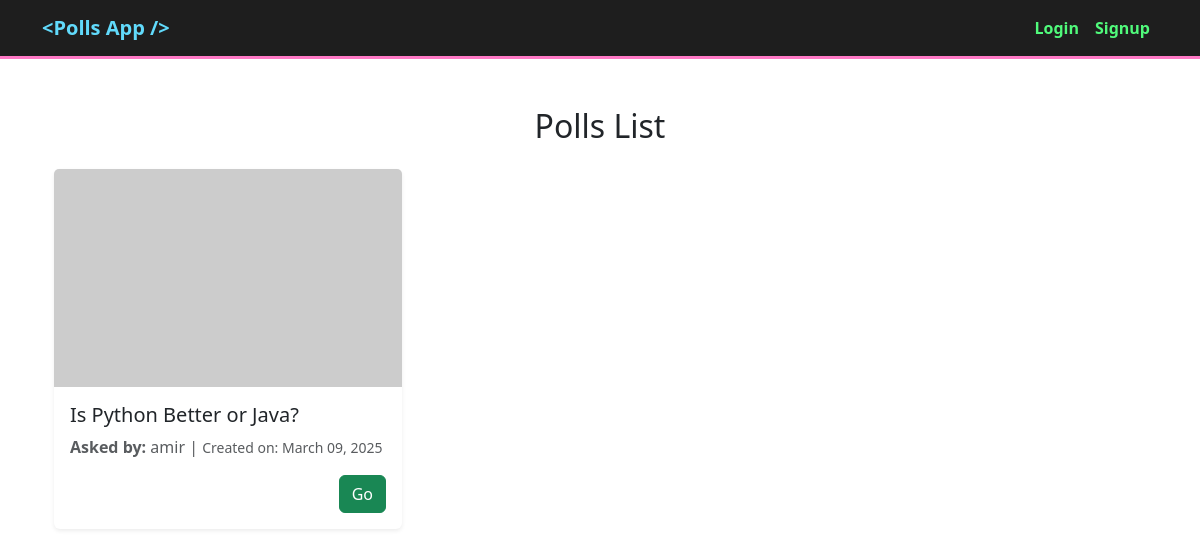
The app's page /, older data.
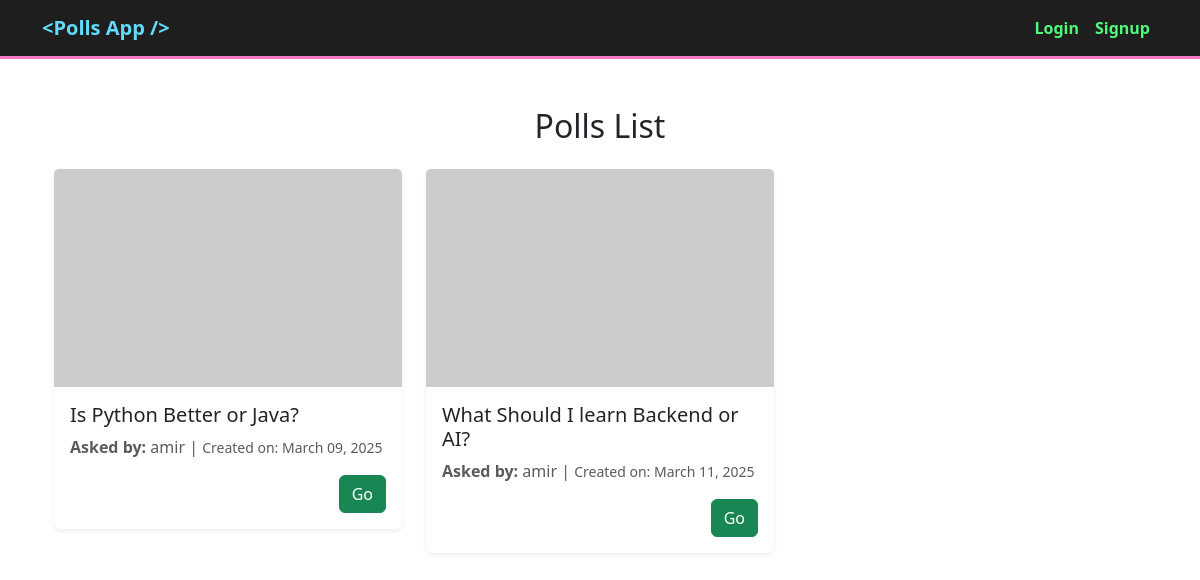
The same page, newer data.
### polls/models.py (models this page shows, shortened)
class Poll(models.Model):
    question = models.CharField(max_length=700)
    user = models.ForeignKey(get_user_model(), on_delete=models.CASCADE)
    description = models.TextField(blank=True)
    up_vote = models.PositiveIntegerField(default=0)
    down_vote = models.PositiveIntegerField(default=0)
    upvoted_by = models.ManyToManyField(get_user_model(), related_name='upvoted_polls', blank=True)
    downvoted_by = models.ManyToManyField(get_user_model(), related_name='downvoted_polls', blank=True)
    datetime_created = models.DateTimeField(auto_now_add=True)
    datetime_modified = models.DateTimeField(auto_now=True)
    def get_absolute_url(self):
        return reverse('poll_detail', args=[self.id])

### accounts/models.py (models this page shows)
class CustomUser(AbstractUser):
    ROLE_CHOICES = [
        ('M', 'Manager'),
        ('E', 'Employee'),
        ('S', 'Student'),
        ('O', 'Other'),
    ]
    role = models.CharField(choices=ROLE_CHOICES, max_length=1, default=ROLE_CHOICES[3][0])

### polls/views.py (the view)
# urls.py: path('', poll_list_view, name='polls_list'),
def poll_list_view(request):
    polls = Poll.objects.all()
    return render(request, 'polls/polls_list.html', context={
        'polls': polls,
    })

### polls/templates/polls/polls_list.html (shortened to what this page needs)
{% extends '_base.html' %}
{% block content %}
    <div class="container mt-5">
        <h2 class="text-center mb-4">Polls List</h2>
        <div class="row">
            {% for poll in polls %}
                <div class="col-md-4 mb-4">
                    <div class="card shadow-sm border-0 rounded">
                        <img src="https://placehold.co/400x250" class="card-img-top" alt="Poll Image">
                        <div class="card-body d-flex flex-column">
                            <h5 class="card-title">{{ poll.question }}</h5>
                            <p class="card-text text-muted"><strong>Asked by:</strong> {{ poll.user }} | <small>Created
                                on:</strong> {{ poll.datetime_created|date:"F d, Y" }}</small></p>
                            <div class="mt-auto d-flex justify-content-end">
                                <a href="{{ poll.get_absolute_url }}" class="btn btn-success">Go</a>
                            </div>
                        </div>
                    </div>
                </div>
            {% endfor %}
        </div>
    </div>
{% endblock content %}

### templates/_base.html (shortened to what this page needs)
<!doctype html>
<html lang="en">
<head>
    <link href="https://cdn.jsdelivr.net/npm/bootstrap@5.3.3/dist/css/bootstrap.min.css"
          rel="stylesheet"
>
</head>
<body>
    <nav class="navbar navbar-expand-lg" style="background-color: #1e1e1e; border-bottom: 3px solid #ff79c6;">
        <div class="container">
            <a class="navbar-brand" href="{% url 'polls_list' %}" style="color: #61dafb; font-weight: bold;">&lt;Polls App /&gt;</a>
            <div class="collapse navbar-collapse" id="navbarNav">
                <ul class="navbar-nav ms-auto d-flex align-items-center">
                    {% if user.is_authenticated %}
                        <li class="nav-item d-flex align-items-center">
                            <span class="me-2" style="color: #f8f8f2;">{{ user.username|capfirst }}</span>
                            <a class="nav-link" href="{% url 'account_logout' %}"
                               style="color: #50fa7b; font-weight: bold; transition: 0.3s;">Logout</a>
                        </li>
                    {% else %}
                        <li class="nav-item">
                            <a href="{% url 'account_login' %}" class="nav-link"
                               style="color: #50fa7b; font-weight: bold; transition: 0.3s;">Login</a>
                        </li>
                        <li class="nav-item">
                            <a href="{% url 'account_signup' %}" class="nav-link"
                               style="color: #50fa7b; font-weight: bold; transition: 0.3s;">Signup</a>
                        </li>
                    {% endif %}
                </ul>
            </div>
        </div>
    </nav>
    <div class="container my-4">
        {% block content %}{% endblock content %}
    </div>
</body>
</html>

Row changes from the older to the newer data that the page shows:
added Poll: question "What Should I learn Backend or AI?", user "amir", datetime_created "March 11, 2025"
